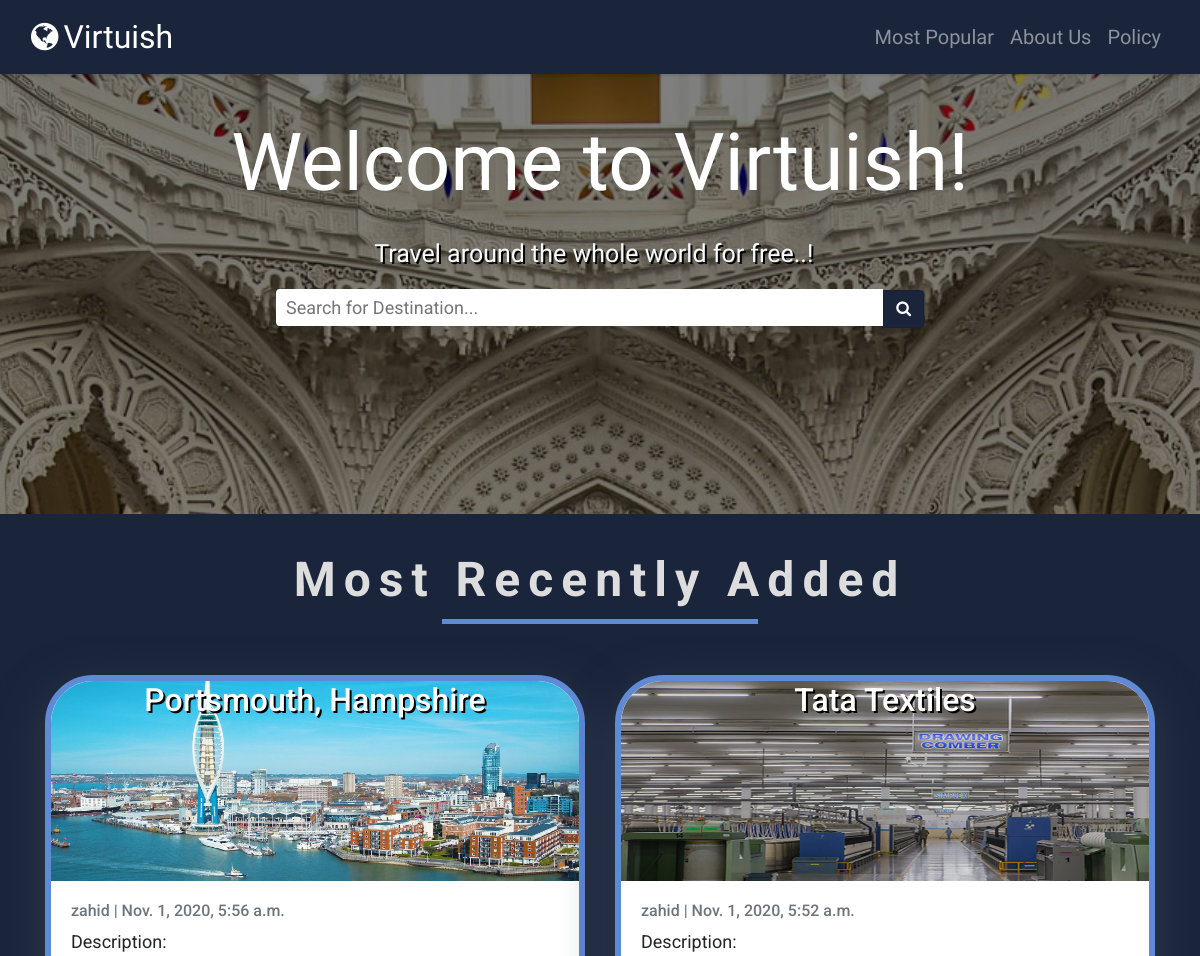
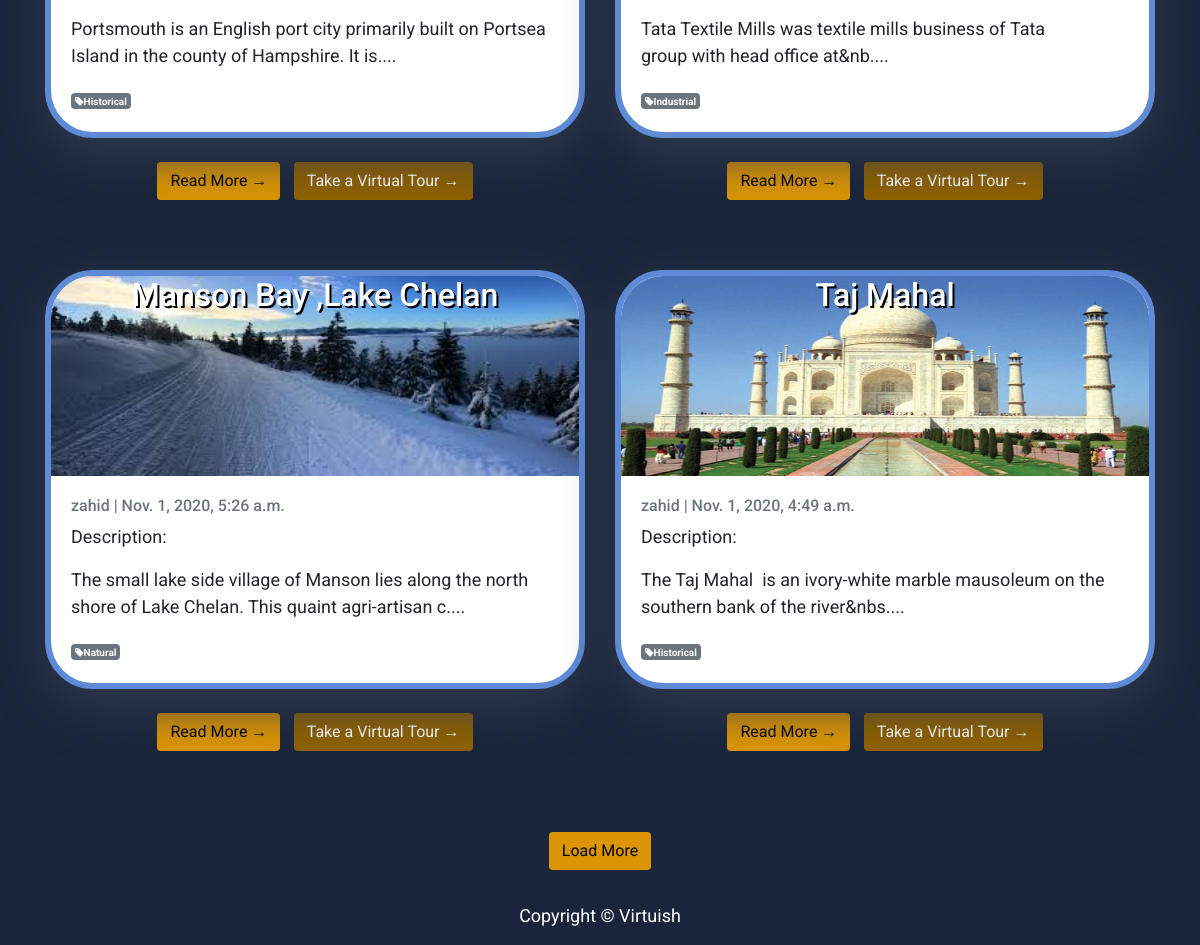
The page / on the database its author committed (2 pictures, top to bottom).
### travel/models.py (models this page shows, shortened)
class Post(models.Model):
    title = models.CharField(max_length=200, unique=True)
    slug = models.SlugField(max_length=200, unique=True)
    author = models.ForeignKey(User, on_delete= models.CASCADE,related_name='blog_posts')
    updated_on = models.DateTimeField(auto_now= True)
    content = models.TextField()
    img = models.ImageField(upload_to='images/', blank=True)
    virtualtour= models.FileField(upload_to='images/', blank=True)
    created_on = models.DateTimeField(auto_now_add=True)
    status = models.IntegerField(choices=STATUS, default=0)
    viewcount=models.IntegerField(default=1,blank=True,null=True)
    tag_let_one = models.CharField(max_length=200, blank=True,null=True, choices=[('Natural', 'Natural'), ('Historical', 'Historical'), ('Industrial', 'Industrial')])
    class Meta:
        ordering = ['-created_on']

### travel/views.py (the view)
# urls.py: path('', views.PostList.as_view(), name='home'),
class PostList(generic.ListView):
    queryset = Post.objects.filter(status=1).order_by('-created_on')
    template_name = 'index.html'
    paginate_by = 4

### travel/templates/index.html (shortened to what this page needs)
{% extends "layout.html" %}
 {% block content %}
 {% load static %}
    <header class="masthead parallax" >
            <div class="container">
              <div class="row">
                <div class=" col-md-8 col-md-10 mx-auto">
                    <div class="site-heading">
                      <br>
                      <center>
                        <h3 style="font-family: 'Yatra One', cursive;" class="site-heading my-4 mt-3 text-white stfh3"> Welcome to Virtuish!</h3>
                        <p style="font-family: 'Sunflower', sans-serif !important;text-shadow:2px 2px black;" class="text-light stcp1">Travel around the whole world for free..! &nbsp</p>
                        <form class="form" action="{% url 'searchquery'%}" method="GET">
                          <input id="sqsearch" class="rounded-left" style="width:66%;padding:5px 10px;border:0px !important;" type="text" name="q" placeholder="Search for Destination..." x-webkit-speech><button id="searchzahidbtn" type="submit" style="border-top-left-radius: 0px !important; border-bottom-left-radius: 0px !important;border-top-right-radius: .25rem!important;border-bottom-right-radius: .25rem!important;" class="btn btn-primary"><i class="fa fa-search"></i></button>
                        </form>
                      </center>
                    </div>
                  </div>
                </div>
              </div>
              </header>
            <div class="container">
                <br>
                <center><h1 class="section-title__name">Most Recently Added</h1></center>
                <br>
                <div class="row infinite-container">
                    {% for post in post_list %}
              <div class="col-md-6 mt-3 left infinite-item">
                <div style="border-color:#5e8ad6;border-width:6px;border-radius:3rem;overflow: hidden;" class="card mb-4" >
                  <div style="width:100%;height:200px;background-image: url('{{ post.img.url }}');background-repeat: no-repeat;background-size:100% 200px;">
                    <h2 style="text-shadow:2px 2px black;" class="card-title text-white text-center">{{ post.title }}</h2>
                  </div>
                  <div class="card-body">
                    <p class="card-text text-muted h6">{{ post.author }} | {{ post.created_on}} </p>
                    <p class="card-text">Description:<br>{{ post.content | slice:":110"  | safe }}....</p>
                    <span style="font-size:10px;" class="badge badge-secondary"><i class="fa fa-tag"></i>{{ post.tag_let_one }}</span>
                  </div>
                </div>
                <center>
                  <a href="{% url 'post' post.slug  %}" class="btn light-btn">Read More &rarr;</a> &nbsp;
                  <a href="{% url 'VirtualTour' post.slug  %}" class="btn dark-btn">Take a Virtual Tour &rarr;</a>
                </center>
                <br><br>
              </div>
                {% endfor %}
              </div>
              {% if is_paginated %}
              <nav aria-label="Page navigation conatiner">
                <br>
                <ul class="pagination justify-content-center">
                  {% if page_obj.has_next %}
                  <center><li><button type="button" class="btn light-btn" onclick="loadmore()" name="button"> Load More</button></li></center>
                  {% endif %}
                </ul>
              </nav>
            {% endif %}
            </div>
{%endblock%}

### travel/templates/layout.html (shortened to what this page needs)
{% load static %}
<!DOCTYPE html>
<html>
  <head>
    <link rel="stylesheet" href="https://maxcdn.bootstrapcdn.com/bootstrap/4.0.0/css/bootstrap.min.css"/>
    <link rel="stylesheet" href="https://cdnjs.cloudflare.com/ajax/libs/font-awesome/4.7.0/css/font-awesome.min.css">
    <link rel="stylesheet" href="https://code.jquery.com/ui/1.12.1/themes/base/jquery-ui.css">
  </head>
  <body>
    <nav style="background-color: #1a253b" class="navbar fixed-top navbar-expand-lg navbar-dark shadow" id="mainNav">
      <div class="container-fluid">
        <a style="font-family: 'Yatra One', cursive;" class="navbar-brand" href="{% url 'home' %}" ><i style="font-size:2rem;" class="fa fa-globe"></i> <span style="font-size:2rem !important;">Virtuish</span></a>
        <div class="collapse navbar-collapse" id="navbarResponsive">
          <ul class="navbar-nav ml-auto">
            <li class="nav-item text-black">
              <a style="font-family: 'Sunflower', sans-serif !important;font-size:20px;" class="nav-link text-black" href="{% url 'MostPopular' %}">Most Popular</a>
            </li>
            <li class="nav-item text-black">
              <a style="font-family: 'Sunflower', sans-serif !important;font-size:20px;" class="nav-link text-black" href="{% url 'about' %}">About Us</a>
            </li>
            <li class="nav-item text-black">
              <a style="font-family: 'Sunflower', sans-serif !important;font-size:20px;" class="nav-link text-black" href="{% url 'policy' %}">Policy</a>
            </li>
          </ul>
        </div>
      </div>
    </nav>
    <br><br>
            {% block content %}{% endblock content %}
    <footer class="py-3 bg-grey">
              <p class="m-0 text-dark text-center ptfoot">Copyright &copy; Virtuish</p>
    </footer>
  </body>
</html>

### travel/templates/index.html (style rules this page uses)
body { font-family: "Roboto", sans-serif; font-size: 18px; background-color: #1a253b; }
.card { box-shadow: 0 16px 48px #303a4e !important; }
.parallax { min-height: 460px; background-attachment: fixed; background-position: center; background-repeat: no-repeat; background-size: cover; }
.stfh3 { font-size:5rem; }
.stcp1 { font-size:25px; }
.ptfoot { color:white !important; }
.section-title__name { font-size: 3rem; font-family: var(--subHead); letter-spacing: 0.5rem; display: inline-block; text-align: center; padding: 10px 10px 15px; background: linear-gradient( 90deg, transparent 25%, #5e8ad6 25%, #5e8ad6 75%, transparent 75% ); background-size: 100% 5px; background-position: 0% 100%; background-repeat: no-repeat; color: #ddd; font-weight: 700; }

### rows shown on the page
Post: img (picture), title "Portsmouth, Hampshire", author "zahid", created_on "Nov. 1, 2020, 5:56 a.m.", content "Portsmouth is an English port city primarily built on Portsea Island in the county of Hampshire. It is", tag_let_one "Historical"
Post: img (picture), title "Tata Textiles", author "zahid", created_on "Nov. 1, 2020, 5:52 a.m.", content "Tata Textile Mills was textile mills business of Tata group with head office at&nb", tag_let_one "Industrial"
Post: img (picture), title "Manson Bay ,Lake Chelan", author "zahid", created_on "Nov. 1, 2020, 5:26 a.m.", content "The small lake side village of Manson lies along the north shore of Lake Chelan. This quaint agri-artisan c", tag_let_one "Natural"
Post: img (picture), title "Taj Mahal", author "zahid", created_on "Nov. 1, 2020, 4:49 a.m.", content "The Taj Mahal is an ivory-white marble mausoleum on the southern bank of the river&nbs", tag_let_one "Historical"
